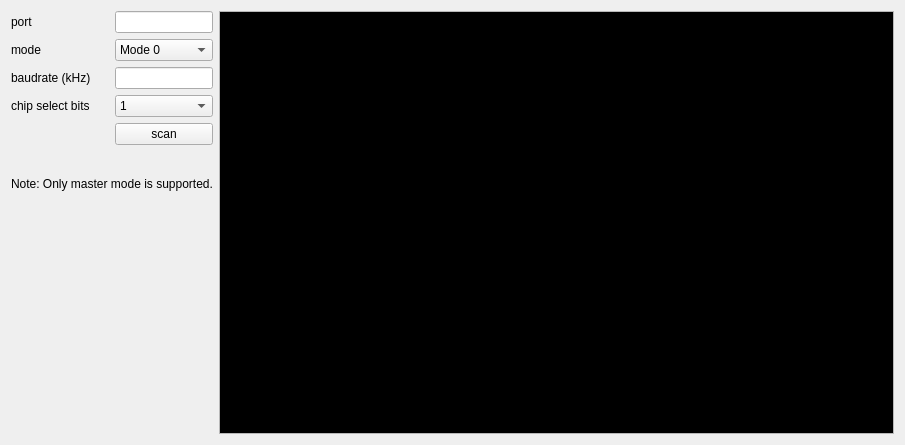
         <widget class="QWidget" name="scrollAreaWidgetContents_5">
          <property name="geometry">
           <rect>
            <x>0</x>
            <y>0</y>
            <width>905</width>
            <height>445</height>
           </rect>
          </property>
          <layout class="QGridLayout" name="gridLayout_5" columnstretch="0,0,1">
           <item row="6" column="0" colspan="2">
            <widget class="QLabel" name="label_28">
             <property name="text">
              <string>Note: Only master mode is supported.</string>
             </property>
            </widget>
           </item>
           <item row="0" column="1">
            <widget class="QLineEdit" name="cheetahPortLineEdit">
             <property name="sizePolicy">
              <sizepolicy hsizetype="Ignored" vsizetype="Fixed">
               <horstretch>0</horstretch>
               <verstretch>0</verstretch>
              </sizepolicy>
             </property>
             <property name="maximumSize">
              <size>
               <width>16777215</width>
               <height>16777215</height>
              </size>
             </property>
            </widget>
           </item>
           <item row="0" column="0">
            <widget class="QLabel" name="label_6">
             <property name="text">
              <string>port</string>
             </property>
            </widget>
           </item>
           <item row="1" column="0">
            <widget class="QLabel" name="label_7">
             <property name="text">
              <string>mode</string>
             </property>
            </widget>
           </item>
           <item row="1" column="1">
            <widget class="QComboBox" name="cheetahSpiModeComboBox">
             <item>
              <property name="text">
               <string>Mode 0</string>
              </property>
             </item>
             <item>
              <property name="text">
               <string>Mode 1</string>
              </property>
             </item>
             <item>
              <property name="text">
               <string>Mode 2</string>
              </property>
             </item>
             <item>
              <property name="text">
               <string>Mode 3</string>
              </property>
             </item>
            </widget>
           </item>
           <item row="2" column="0">
            <widget class="QLabel" name="label_8">
             <property name="text">
              <string>baudrate (kHz)</string>
             </property>
            </widget>
           </item>
           <item row="2" column="1">
            <widget class="QLineEdit" name="cheetahBaudrateLineEdit">
             <property name="sizePolicy">
              <sizepolicy hsizetype="Ignored" vsizetype="Fixed">
               <horstretch>0</horstretch>
               <verstretch>0</verstretch>
              </sizepolicy>
             </property>
             <property name="maximumSize">
              <size>
               <width>16777215</width>
               <height>16777215</height>
              </size>
             </property>
            </widget>
           </item>
           <item row="3" column="0">
            <widget class="QLabel" name="label_9">
             <property name="text">
              <string>chip select bits</string>
             </property>
            </widget>
           </item>
           <item row="3" column="1">
            <widget class="QComboBox" name="cheetahChipSelectComboBox">
             <item>
              <property name="text">
               <string>1</string>
              </property>
             </item>
             <item>
              <property name="text">
               <string>2</string>
              </property>
             </item>
             <item>
              <property name="text">
               <string>3</string>
              </property>
             </item>
             <item>
              <property name="text">
               <string>4</string>
              </property>
             </item>
             <item>
              <property name="text">
               <string>5</string>
              </property>
             </item>
             <item>
              <property name="text">
               <string>6</string>
              </property>
             </item>
             <item>
              <property name="text">
               <string>7</string>
              </property>
             </item>
            </widget>
           </item>
           <item row="4" column="1">
            <widget class="QPushButton" name="cheetahScanPushButton">
             <property name="text">
              <string>scan</string>
             </property>
            </widget>
           </item>
           <item row="7" column="1">
            <spacer name="verticalSpacer_2">
             <property name="orientation">
              <enum>Qt::Vertical</enum>
             </property>
             <property name="sizeHint" stdset="0">
              <size>
               <width>20</width>
               <height>40</height>
              </size>
             </property>
            </spacer>
           </item>
           <item row="0" column="2" rowspan="8">
            <widget class="QPlainTextEdit" name="cheetahPlainTextEdit">
             <property name="palette">
              <palette>
               <active>
                <colorrole role="Text">
                 <brush brushstyle="SolidPattern">
                  <color alpha="255">
                   <red>0</red>
                   <green>255</green>
                   <blue>0</blue>
                  </color>
                 </brush>
                </colorrole>
                <colorrole role="Base">
                 <brush brushstyle="SolidPattern">
                  <color alpha="255">
                   <red>0</red>
                   <green>0</green>
                   <blue>0</blue>
                  </color>
                 </brush>
                </colorrole>
               </active>
               <inactive>
                <colorrole role="Text">
                 <brush brushstyle="SolidPattern">
                  <color alpha="255">
                   <red>0</red>
                   <green>255</green>
                   <blue>0</blue>
                  </color>
                 </brush>
                </colorrole>
                <colorrole role="Base">
                 <brush brushstyle="SolidPattern">
                  <color alpha="255">
                   <red>0</red>
                   <green>0</green>
                   <blue>0</blue>
                  </color>
                 </brush>
                </colorrole>
               </inactive>
               <disabled>
                <colorrole role="Text">
                 <brush brushstyle="SolidPattern">
                  <color alpha="255">
                   <red>120</red>
                   <green>120</green>
                   <blue>120</blue>
                  </color>
                 </brush>
                </colorrole>
                <colorrole role="Base">
                 <brush brushstyle="SolidPattern">
                  <color alpha="255">
                   <red>240</red>
                   <green>240</green>
                   <blue>240</blue>
                  </color>
                 </brush>
                </colorrole>
               </disabled>
              </palette>
             </property>
             <property name="readOnly">
              <bool>true</bool>
             </property>
            </widget>
           </item>
           <item row="5" column="1">
            <spacer name="verticalSpacer_7">
             <property name="orientation">
              <enum>Qt::Vertical</enum>
             </property>
             <property name="sizeType">
              <enum>QSizePolicy::Fixed</enum>
             </property>
             <property name="sizeHint" stdset="0">
              <size>
               <width>20</width>
               <height>20</height>
              </size>
             </property>
            </spacer>
           </item>
          </layout>
         </widget>
